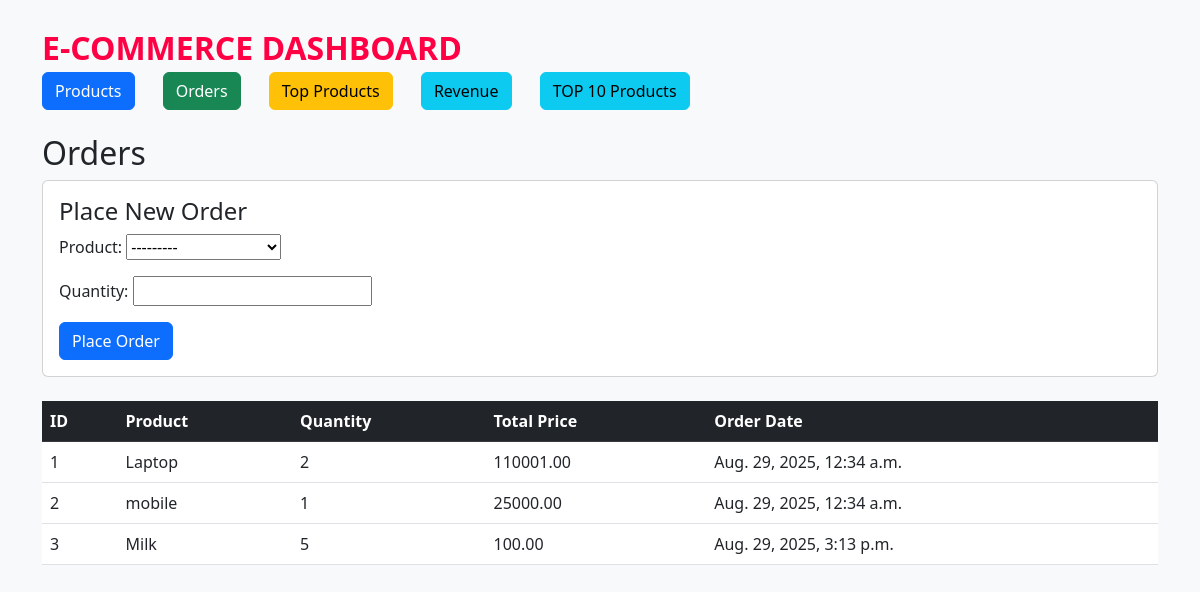
Page /a1/orders/ on the earlier database version.
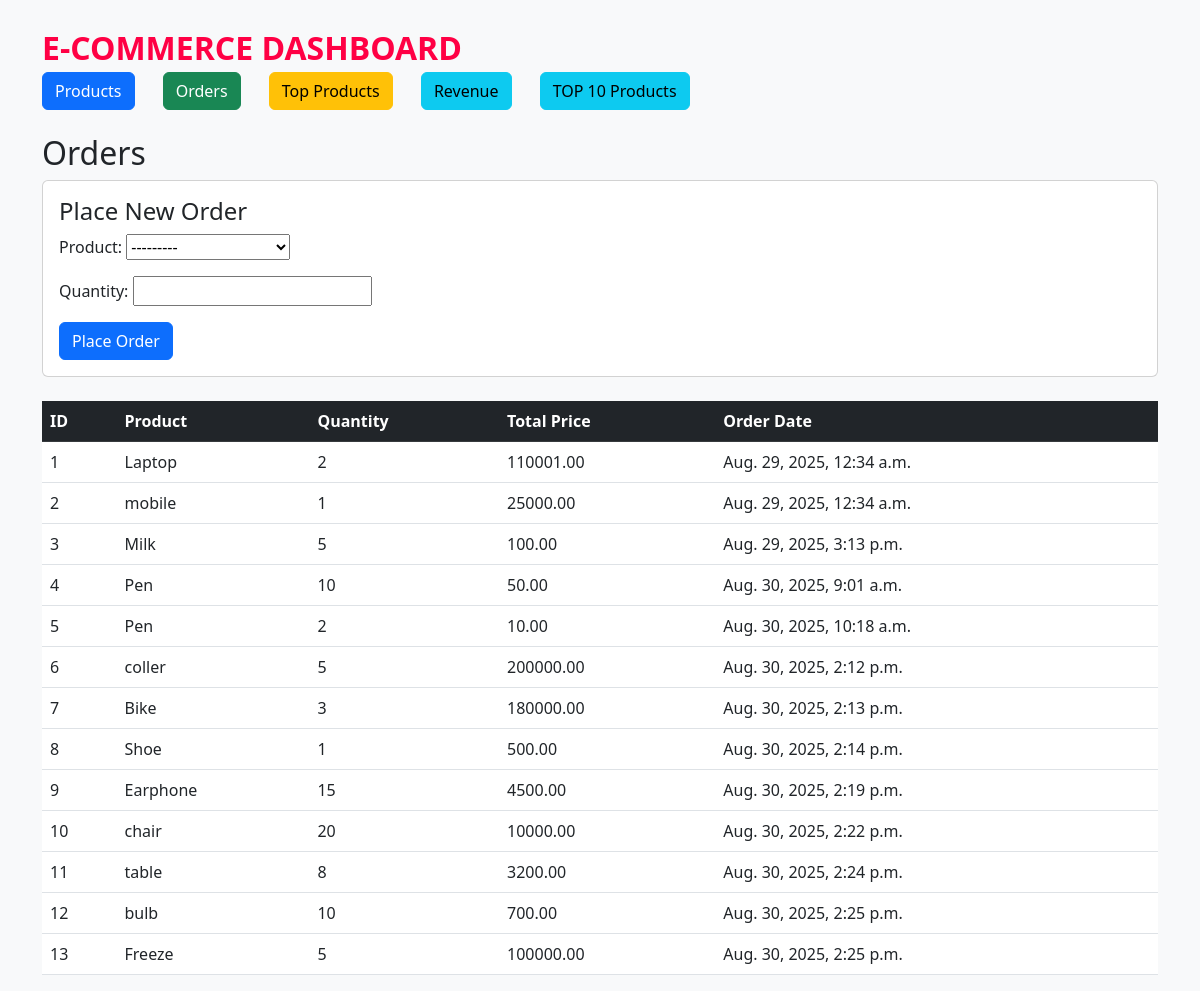
Same page on the later database version.
### shop/models.py (models this page shows)
class Order(models.Model):
    product = models.ForeignKey(Product, on_delete=models.CASCADE, related_name='orders', db_index=True)
    quantity = models.IntegerField()
    total_price = models.DecimalField(max_digits=14, decimal_places=2)
    order_date = models.DateTimeField(default=timezone.now)

class Product(models.Model):
    name = models.CharField(max_length=255, unique=True, db_index=True)
    price = models.DecimalField(max_digits=12, decimal_places=2)
    stock_qty = models.IntegerField()

### shop/views.py (the view)
# urls.py: path("orders/", views.place_order, name="place_order"),
def place_order(request):
    if request.method == "POST":
        form = OrderForm(request.POST)
        if form.is_valid():
            order = form.save(commit=False)
            order.total_price = order.product.price * order.quantity
            order.save()
            return redirect("place_order")
    else:
        form = OrderForm()
    orders = Order.objects.all()
    return render(request, "shop/orders.html", {"form": form, "orders": orders})

### shop/forms.py
class OrderForm(forms.ModelForm):
    class Meta:
        model = Order
        fields = ["product", "quantity"]

### shop/templates/shop/orders.html (shortened to what this page needs)
{% extends "shop/base.html" %}
{% block content %}
<h2>Orders</h2>
<div class="card p-3 mb-4">
    <h4>Place New Order</h4>
    <form method="post">
        {{ form.as_p }}
        <button type="submit" class="btn btn-primary">Place Order</button>
    </form>
</div>
<table class="table table-hover">
    <thead class="table-dark">
        <tr>
            <th>ID</th>
            <th>Product</th>
            <th>Quantity</th>
            <th>Total Price</th>
            <th>Order Date</th>
        </tr>
    </thead>
    <tbody>
        {% for o in orders %}
        <tr>
            <td>{{ o.id }}</td>
            <td>{{ o.product.name }}</td>
            <td>{{ o.quantity }}</td>
            <td>{{ o.total_price }}</td>
            <td>{{ o.order_date }}</td>
        </tr>
        {% empty %}
        <tr>
            <td colspan="5">No orders found.</td>
        </tr>
        {% endfor %}
    </tbody>
</table>
{% endblock %}

Differences in the rows shown:
added Order: id "4", product.name "Pen", quantity "10", total_price "50.00", order_date "Aug. 30, 2025, 9:01 a.m."
added Order: id "5", product.name "Pen", quantity "2", total_price "10.00", order_date "Aug. 30, 2025, 10:18 a.m."
added Order: id "6", product.name "coller", quantity "5", total_price "200000.00", order_date "Aug. 30, 2025, 2:12 p.m."
added Order: id "7", product.name "Bike", quantity "3", total_price "180000.00", order_date "Aug. 30, 2025, 2:13 p.m."
added Order: id "8", product.name "Shoe", quantity "1", total_price "500.00", order_date "Aug. 30, 2025, 2:14 p.m."
added Order: id "9", product.name "Earphone", quantity "15", total_price "4500.00", order_date "Aug. 30, 2025, 2:19 p.m."
added Order: id "10", product.name "chair", quantity "20", total_price "10000.00", order_date "Aug. 30, 2025, 2:22 p.m."
added Order: id "11", product.name "table", quantity "8", total_price "3200.00", order_date "Aug. 30, 2025, 2:24 p.m."
added Order: id "12", product.name "bulb", quantity "10", total_price "700.00", order_date "Aug. 30, 2025, 2:25 p.m."
added Order: id "13", product.name "Freeze", quantity "5", total_price "100000.00", order_date "Aug. 30, 2025, 2:25 p.m."
